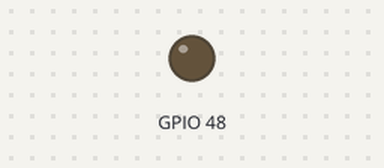
Recording of a program running on a simulated ESP32-S3. On the bench: output pins drawn as LEDs (lit = HIGH). USB keyboard and mouse output is not drawn; what the program prints to the serial monitor is not drawn.

Above: at 0.1 s.
At 5.05 s:
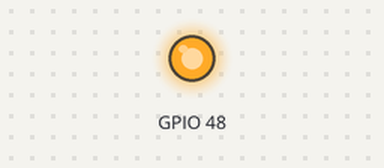
Timing chart, 0 to 6.6 s (numbered marks = the images above):
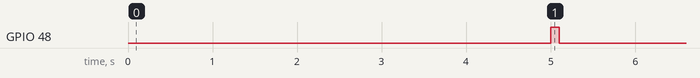

Measured:
- by itself, GPIO 48: LOW → HIGH at 5.0 s, → LOW 0.10 s later

The program:

main.cpp
```cpp
#include <Arduino.h>

// clang-format off
#ifdef OTA
    #include <WiFi.h>
    #include <ArduinoOTA.h>
    #include <ESPmDNS.h>

    #include <myWiFi_secrets.h>
    #include <myWifi_init.h>
#endif
// clang-format on

//---------------------------------------------------------------------------
// Mousemover prerequisites
//---------------------------------------------------------------------------
#ifndef USB_DISABLED
    #include "USB.h"
    #include "USBHIDMouse.h"

USBHIDMouse   Mouse;
unsigned long mousemover_nxt_move_ms = 5000;

    #ifndef TEST
// regular values
bool          TESTMODE               = false;
int8_t        mousemover_distance    = 2;
unsigned long mousemover_interval_ms = 150000;
    #else
// TEST values
bool          TESTMODE               = true;
int8_t        mousemover_distance    = 5;
unsigned long mousemover_interval_ms = 5000;
    #endif
#endif  // USB_DISABLED

uint8_t       backlight_brightness_pct = 90;
unsigned long current_millis           = 0;
bool          OTAinProgress            = false;  // used to stop anything else after OTA update has been started

// ################################################################################################################################
// setup
// ################################################################################################################################
void setup() {
    //-------------------------------------------------------------------
    // Initialize setup
    //-------------------------------------------------------------------

    if (TESTMODE) {
        delay(5000);  // give time to connect serial monitor
    }

    Serial.begin(115200);
    Serial.println("Start of setup");

    //-------------------------------------------------------------------
    // turn off builtin LED
    //-------------------------------------------------------------------

#ifdef LED_BUILTIN
    pinMode(LED_BUILTIN, OUTPUT);
#endif
#ifdef RGB_BUILTIN
    neopixelWrite(RGB_BUILTIN, 0, 0, 0);  // Off / black
#endif

    current_millis = millis();

//-------------------------------------------------------------------
// WiFi and OTA setup
//-------------------------------------------------------------------
#if defined(OTA)
    setup_wifi();
    #include <myOTA_setup.h>
#endif

//-------------------------------------------------------------------
// Powersave setup
//-------------------------------------------------------------------
#ifdef POWERSAVE
    #if defined(OTA)
    WiFi.setSleep(true);  // enable WiFi power save mode - taken from https://mischianti.org/esp32-practical-power-saving-manage-wifi-and-cpu-1/
    #endif

    int mhz;
    mhz = getCpuFrequencyMhz();
    Serial.printf("CPU Frequency: %d MHz\n\r", mhz);
    #if defined(OTA)
    setCpuFrequencyMhz(80);  // set CPU frequency to 80 MHz - WiFi doesn't work below 80 MHz
    #else
    setCpuFrequencyMhz(40);  // set CPU frequency to 40 MHz
    #endif
    Serial.printf("CPU Frequency is now: %d MHz\n\r", getCpuFrequencyMhz());
#endif

//-------------------------------------------------------------------
// Mouse Setup code
//-------------------------------------------------------------------
#ifndef USB_DISABLED
    //---------------------------
    // initialize USB device name
    //---------------------------
    #ifdef USB_PRODUCT
    USB.productName(USB_PRODUCT);
        #ifdef USB_MANUFACTURER
    USB.manufacturerName(USB_MANUFACTURER);
    USB.productName(((String)USB_MANUFACTURER + ' ' + USB_PRODUCT).c_str());
        #endif
    #endif

    //-------------------------
    // initialize mouse control
    //-------------------------
    Mouse.begin();
    USB.begin();
    mousemover_nxt_move_ms = current_millis + mousemover_nxt_move_ms;  // give it a first move a few seconds after boot

#endif  // USB_DISABLED

    //-------------------------------------------------------------------
    // Finalize setup
    //-------------------------------------------------------------------
    Serial.println("End of setup");
}

// ################################################################################################################################
// loop
// ################################################################################################################################

void loop() {
//-------------------------------------------------------------------
// WiFi / OTA handler
//-------------------------------------------------------------------
#ifdef OTA
    #include <myWifi_handler.h>
    ArduinoOTA.handle();
#endif

    if (OTAinProgress == false) {
#ifndef USB_DISABLED
        //-----------------------------------
        // handler to periodically move mouse
        //-----------------------------------
        current_millis = millis();
        if (current_millis > mousemover_nxt_move_ms) {
            mousemover_nxt_move_ms = current_millis + mousemover_interval_ms;
            Mouse.move(mousemover_distance, 0, 0);

            // Serial.printf("moved %d pixel"\n\r, mousemover_distance);

            mousemover_distance = -mousemover_distance;  // revert direction for next move

            //-----------------------------------
            // flash LED
            //-----------------------------------

    #ifdef LED_BUILTIN
            digitalWrite(LED_BUILTIN, HIGH);
            delay(100);
            digitalWrite(LED_BUILTIN, LOW);
    #endif

    #ifdef RGB_BUILTIN
            neopixelWrite(RGB_BUILTIN, 0, 0, 255);  // Blue
            delay(100);
            neopixelWrite(RGB_BUILTIN, 0, 0, 0);  // Off / black
    #endif
        }
#endif  // USB_DISABLED

        delay(10);
        if (TESTMODE) {
            Serial.printf(".");
        }
    }
}
```
